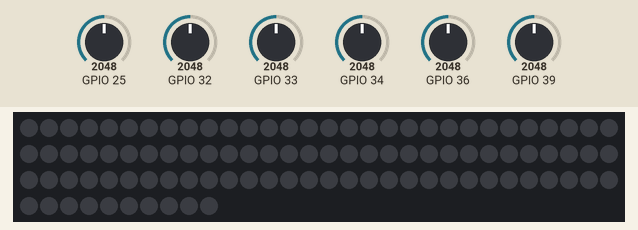
Recording of a program running on a simulated ESP32. Parts: 100 RGB LEDs in strip order, left to right, continuing on the next row. The inputs (shaded band) are chosen by the test bench; at power-on: GPIO 25 = 2048, GPIO 32 = 2048, GPIO 33 = 2048, GPIO 34 = 2048, GPIO 36 = 2048, GPIO 39 = 2048. Dim RGB values are drawn brighter than linear.

Above: at 1.2 s.
1.3 s: GPIO 25 set to 2866
2.8 s: GPIO 32 set to 2866
At 4.0 s:
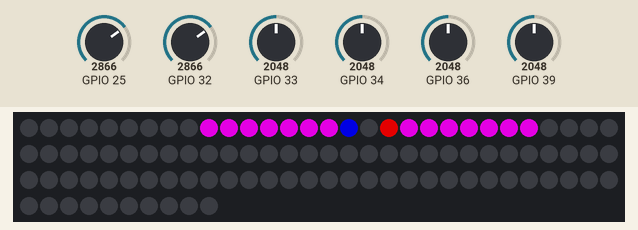
4.3 s: GPIO 33 set to 2866
5.9 s: GPIO 34 set to 2866
At 7.0 s:
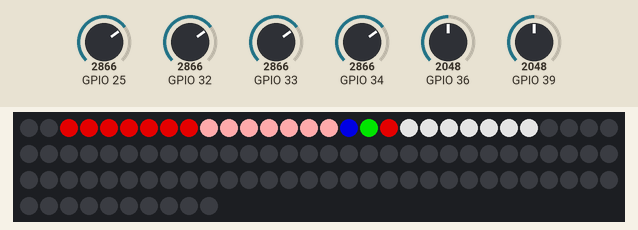
7.4 s: GPIO 36 set to 2866
8.9 s: GPIO 39 set to 1228
Timing chart, 0 to 11.4 s (numbered marks = the images above; inputs shaded):
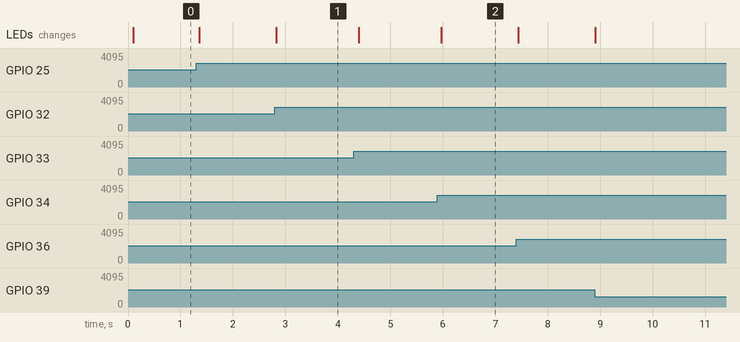

Measured:
- after the input at 2.8 s, the LEDs: change at once (image 1)
- after the input at 5.9 s, the LEDs: change after 0.07 s (image 2)

The program:

main.cpp
```cpp
#include <Arduino.h>
#include "FastLED.h"
#include "Player.h"

#define NUM_LEDS      100
#define LED_TYPE   WS2811
#define COLOR_ORDER   RGB
#define DATA_PIN       13

CRGBArray<NUM_LEDS> leds;
uint32_t lastTick = 0;

Player p1(34,39,36);
Player p2(25,33,32);

void setup() {
  Serial.begin(115200);
  FastLED.addLeds<LED_TYPE,DATA_PIN,COLOR_ORDER>(leds, NUM_LEDS);
}

void loop() {
  if (lastTick + 100 < millis()) {
    p1.pollPots();
    p2.pollPots();

    leds[0] = CRGB(0, 0, p1.valB);
    leds[1] = CRGB(0, p1.valG, 0);
    leds[2] = CRGB(p1.valR, 0, 0);

    leds[3] = CRGB(p1.valR, p1.valG, p1.valB);
    for (uint8_t i = 4; i < 9; i++) {
      leds[i] = leds[3];
    }

    leds[16] = CRGB(0, 0, p2.valB);
    leds[17] = CRGB(0, p2.valG, 0);
    leds[18] = CRGB(p2.valR, 0, 0);

    leds[19] = CRGB(p2.valR, p2.valG, p2.valB);
    for (uint8_t i = 20; i < 26; i++) {
      leds[i] = leds[19];
    }

    // bundle
    leds[9] = leds[3] + leds[19];
    for (uint8_t i = 10; i < 16; i++) {
      leds[i] = leds[9];
    }

    FastLED.show();
    lastTick = millis();
  }
}
```
